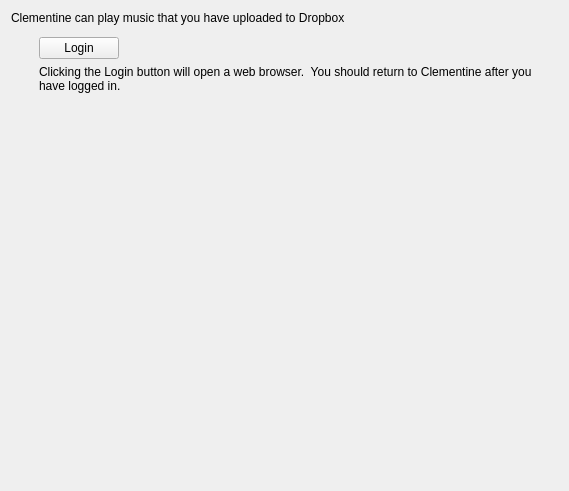
<?xml version="1.0" encoding="UTF-8"?>
<ui version="4.0">
 <class>DropboxSettingsPage</class>
 <widget class="QWidget" name="DropboxSettingsPage">
  <property name="geometry">
   <rect>
    <x>0</x>
    <y>0</y>
    <width>569</width>
    <height>491</height>
   </rect>
  </property>
  <property name="windowTitle">
   <string>Dropbox</string>
  </property>
  <property name="windowIcon">
   <iconset resource="../../data/data.qrc">
    <normaloff>:/providers/dropbox.png</normaloff>:/providers/dropbox.png</iconset>
  </property>
  <layout class="QVBoxLayout" name="verticalLayout_2">
   <item>
    <widget class="QLabel" name="label">
     <property name="text">
      <string>Clementine can play music that you have uploaded to Dropbox</string>
     </property>
     <property name="wordWrap">
      <bool>true</bool>
     </property>
    </widget>
   </item>
   <item>
    <widget class="LoginStateWidget" name="login_state" native="true"/>
   </item>
   <item>
    <widget class="QWidget" name="login_container" native="true">
     <layout class="QVBoxLayout" name="verticalLayout">
      <property name="leftMargin">
       <number>28</number>
      </property>
      <property name="topMargin">
       <number>0</number>
      </property>
      <property name="bottomMargin">
       <number>0</number>
      </property>
      <item>
       <layout class="QHBoxLayout" name="horizontalLayout">
        <item>
         <widget class="QPushButton" name="login_button">
          <property name="text">
           <string>Login</string>
          </property>
         </widget>
        </item>
        <item>
         <spacer name="horizontalSpacer">
          <property name="orientation">
           <enum>Qt::Horizontal</enum>
          </property>
          <property name="sizeHint" stdset="0">
           <size>
            <width>40</width>
            <height>20</height>
           </size>
          </property>
         </spacer>
        </item>
       </layout>
      </item>
      <item>
       <widget class="QLabel" name="label_2">
        <property name="text">
         <string>Clicking the Login button will open a web browser.  You should return to Clementine after you have logged in.</string>
        </property>
        <property name="wordWrap">
         <bool>true</bool>
        </property>
       </widget>
      </item>
     </layout>
    </widget>
   </item>
   <item>
    <spacer name="verticalSpacer">
     <property name="orientation">
      <enum>Qt::Vertical</enum>
     </property>
     <property name="sizeHint" stdset="0">
      <size>
       <width>20</width>
       <height>357</height>
      </size>
     </property>
    </spacer>
   </item>
  </layout>
 </widget>
 <customwidgets>
  <customwidget>
   <class>LoginStateWidget</class>
   <extends>QWidget</extends>
   <header>widgets/loginstatewidget.h</header>
   <container>1</container>
  </customwidget>
 </customwidgets>
 <resources>
  <include location="../../data/data.qrc"/>
 </resources>
 <connections/>
</ui>
